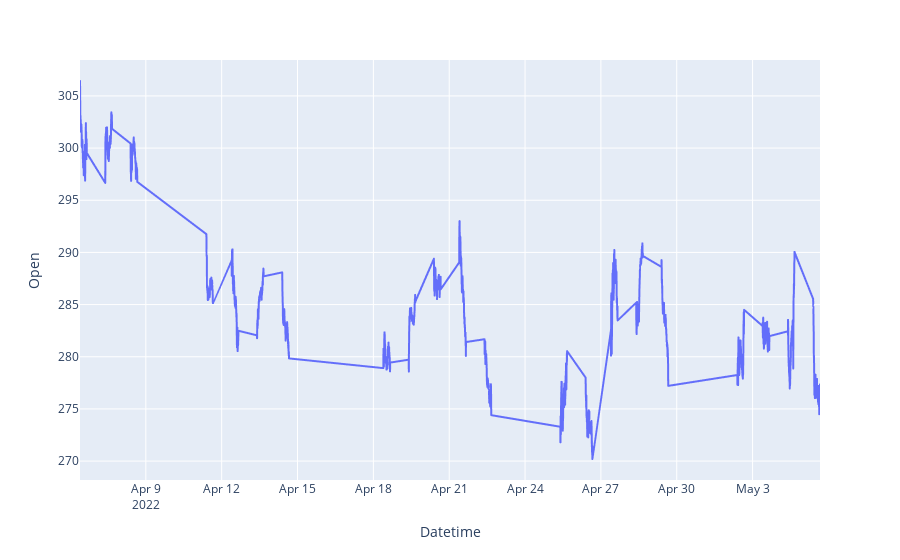

Notebook source saved alongside this figure:
### Code cell
px.line(data_frame=msft.reset_index(), x='Datetime', y='Open')

### Figure 1 — Plotly figure (JSON) as saved in the notebook; plotly's stock layout.template omitted (floating-point values rounded to 4 significant figures; data arrays with more than 128 entries replaced by an {"elided": "..."} marker saying what was removed)
{"data": [{"hovertemplate": "Datetime=%{x}<br>Open=%{y}<extra></extra>", "legendgroup": "", "line": {"color": "#636efa", "dash": "solid"}, "marker": {"symbol": "circle"}, "mode": "lines", "name": "", "showlegend": false, "type": "scattergl", "x": {"elided": "1639 str values"}, "xaxis": "x", "y": {"elided": "1639 float values"}, "yaxis": "y"}], "layout": {"legend": {"tracegroupgap": 0}, "margin": {"t": 60}, "xaxis": {"anchor": "y", "domain": [0, 1], "title": {"text": "Datetime"}}, "yaxis": {"anchor": "x", "domain": [0, 1], "title": {"text": "Open"}}}}
